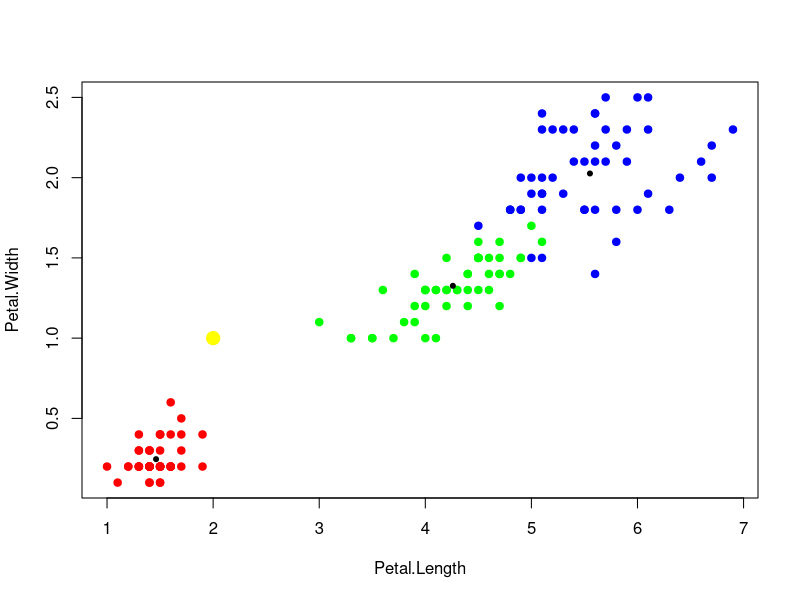
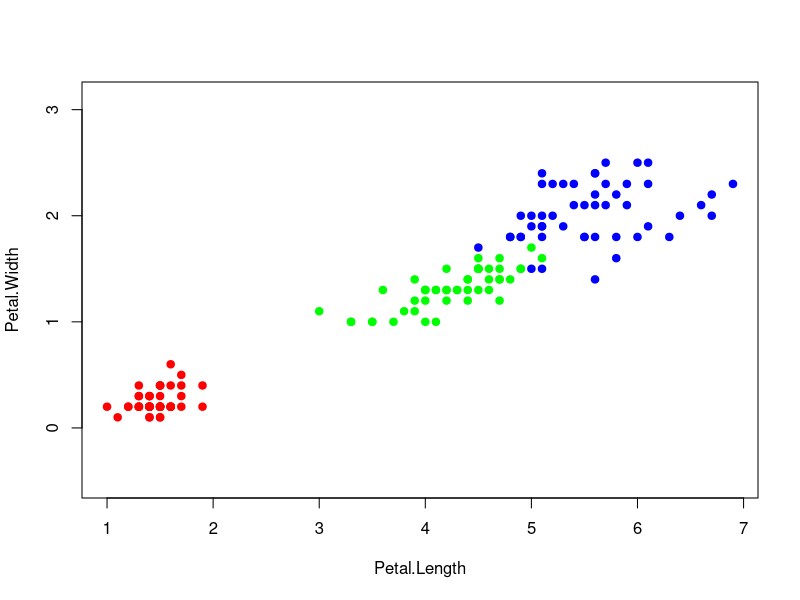

These figures' R source, in order: (Note: this script raises an error after producing the figures.)
v <- iris[, 3:4]

p <- c(3, 1)


avg <- function(x)
  
{
  sum(x) / length(x)
  
}


colors <-
  c("setosa" = "red",
    "versicolor" = "green",
    "virginica" = "blue")
ax <- avg(iris[iris$Species == "setosa", 3])

ay <- avg(iris[iris$Species == "setosa", 4])

bx <- avg(iris[iris$Species == "versicolor", 3])

by <- avg(iris[iris$Species == "versicolor", 4])

cx <- avg(iris[iris$Species == "virginica", 3])

cy <- avg(iris[iris$Species == "virginica", 4])


plot(iris[, 3:4],
     pch = 21,
     bg = colors[iris$Species],
     col = colors[iris$Species])

points(ax, ay, pch = 20, col = "black")

points(bx, by, pch = 20, col = "black")

points(cx, cy, pch = 20, col = "black")

points(p, pch = 20, col = "yellow", lwd = 9)

dist <- function(u, v)
  
{
  sqrt(sum((u - v) ^ 2))
  
}

a <- dist(c(ax, ay), p)

b <- dist(c(bx, by), p)

c <- dist(c(cx, cy), p)

min(c(a, b, c))

euclideanDistance <- function(u, v) {
  sqrt(sum((u - v) ^ 2))
}

sortObjectsByDist <- function(xl, z, metricFunction = euclideanDistance)
{
  l <- dim(xl)[1] 
  n <- dim(xl)[2] - 1
  
  distances <- matrix(NA, l, 2) 
  for (i in 1:l) {
    distances[i,] <- c(i, metricFunction(xl[i, 1:n], z))
  }

  orderedXl <- xl[order(distances[, 2]),] 
  return (orderedXl<-cbind( orderedXl, evcld = sort(distances[,2],decreasing =FALSE)))
  
}


kNN <- function(xl, z, k) {
  orderedXl <- sortObjectsByDist(xl, z, euclideanDistance) 
  n <- dim(orderedXl)[2] - 1  
  classes <-orderedXl[1:k, n + 1] 
  counts <- table(classes)
  class <- names(which.max(counts)) 
  return (class)
}

plot(
  iris[, 3:4],
  pch = 21,
  bg = colors[iris$Species],
  col = colors[iris$Species],
  asp = 1
)

 
class <-kNN(xl, z, k = 6) 
points(z[1], z[2], pch = 22, bg = colors[class], col = colors[class], asp = 1, lwd = 5)




##########################   OKNA #####################################

#прямоугольное окно
u_func <- function(rast, h) {
  if(abs(rast/h) <= 1){
      return (0.5)
    } else {
      return(0)
  }
}
#ядро епачникова
func_epanechnikov <-function(rast, h){
  if(abs(rast/h) <= 1){
    return(3/4 * (1 - (rast/h)^2))
  } else {
    return(0)
  }
}
#квадратное ядро
func_kvadrat <-function(rast, h){
  if(abs(rast/h) <= 1){
    return(15/16 * (1 - (rast/h)^2)^2)
  } else {
    return(0)
  }
}
#ядро треугольлника
func_treyg <-function(rast, h){
  if(abs(rast/h) <= 1){
    return(1-abs(rast/h))
  } else {
    return(0)
  }
}
#ядро гауссовское
funk_gaus <- function(rast, h){
  if(abs(rast/h) <= 1){
    return ( (2*pi)^(-1/2) * exp(-1/2 * (rast/h)^2 ) )
  } else {
    return(0)
  }
}

#LOO classifaer 
  LOO <- function(classificator, fanc){ 
    vec <- c(seq(1, 45)) 
    tmp <- 1
    for (h in seq(0.5,5,by=0.1)) { 
      cnt <- 0 
      for (i in 1:150) { 
        x_el <- c(iris[i, 3], iris[i, 4]) 
        x_sample <- iris[-i, 3:5] 
        class <- classificator(x_sample, x_el, h, fanc) 
        #print(class)
        # print(iris[i, 5])
        #print(x_el)
        #print(x_sample)
        if (iris[i, 5] != class) { 
          cnt <- cnt + 1 
        } 
      }
      #print(cnt)
      vec[tmp] <- cnt / 150
      print(tmp) 
      tmp = tmp + 1
    } 
    return (vec)
  }
  
#ordinary parzen classificator   
parzen_window <- function(xl, z, h, fanc) {
    orderedXl <- sortObjectsByDist(xl, z, euclideanDistance) 
    n <- dim(orderedXl)[2]-1
    classes <-orderedXl[1:150, n]
    m = c("setosa" = 0, "versicolor" = 0, "virginica" = 0) 
    for (i in seq(1:149)){
      #print(m)
      m[[classes[i]]] <- m[[classes[i]]] + fanc(orderedXl[i,4], h) 
    } 
    class <- names(which.max(m)) 
    return (class) 
}

#LOO results for ordinary parzen window
LOO_pramoygolnik  = LOO(parzen_window, u_func)
LOO_epachnikov = LOO(parzen_window, func_epanechnikov)
LOO_kavdrat = LOO(parzen_window, func_kvadrat)
LOO_gaus = LOO(parzen_window, funk_gaus)
LOO_treug = LOO(parzen_window, func_treyg)

#part of drawing plots for ordinary parzen window classficators

h_vect = seq(0.5,5,by=0.1)
xl <- c(seq(0.5, 5, 0.1))

tochka_epachnikova =  which( LOO_epachnikov == min(LOO_pramoygolnik) )
tochka_kvarticheskoe =  which( LOO_kavdrat == min(LOO_kavdrat) )
tochka_treygolnoe =  which( LOO_treug == min(LOO_treug) )
tochka_gauss =  which( LOO_gaus == min(LOO_gaus) )
tochka_prjamoygolnoe =  which(LOO_pramoygolnik == min(LOO_pramoygolnik) )

par(mfrow=c(3,2))

plot(h_vect,LOO_pramoygolnik, type = "l", xaxt="n", xlab = "h value", ylab = "Error value", main = "????????????? ????")
axis(1, at = seq(0.5, 5, by = 0.1), las=1)
points(h_vect[tochka_prjamoygolnoe], LOO_pramoygolnik[tochka_prjamoygolnoe], col="red", pch = 19)

plot(h_vect,LOO_epachnikov, type = "l", xaxt="n", xlab = "h value", ylab = "Error value", main = "???? ????????????")
axis(1, at = seq(0.5, 5, by = 0.1), las=1)
points(h_vect[tochka_epachnikova], LOO_epachnikov[tochka_epachnikova], col="red", pch = 19)

plot(h_vect,LOO_kavdrat, type = "l", xaxt="n", xlab = "h value", ylab = "Error value", main = "???? ???????????")
axis(1, at = seq(0.5, 5, by = 0.1), las=1)
points(h_vect[tochka_kvarticheskoe], LOO_kavdrat[tochka_kvarticheskoe], col="red", pch = 19)


plot(h_vect,LOO_gaus, type = "l", xaxt="n", xlab = "h value", ylab = "Error value", main = "???? ??????")
axis(1, at = seq(0.5, 5, by = 0.1), las=1)
points(h_vect[tochka_gauss], LOO_gaus[tochka_gauss], col="red", pch = 19)

plot(h_vect,LOO_treug, type = "l", xaxt="n", xlab = "h value", ylab = "Error value", main = "???? ???????????")
axis(1, at = seq(0.5, 5, by = 0.1), las=1)
points(h_vect[tochka_treygolnoe], LOO_treug[tochka_treygolnoe], col="red", pch = 19)
